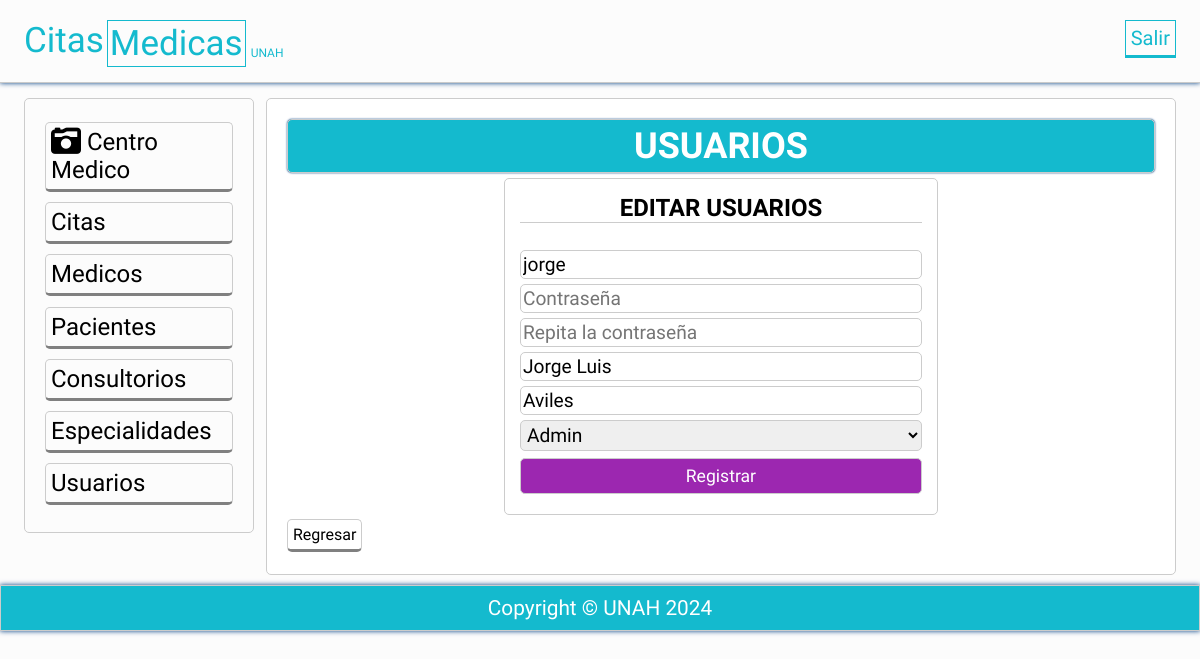
The page /actualizarusuario.php?id=6 (signed in) on the database its author committed.
### tables this page shows
CREATE TABLE `usuarios` (
  `id` int(11) NOT NULL,
  `usuario` varchar(20) NOT NULL,
  `pass` varchar(200) DEFAULT NULL,
  `nombres` varchar(50) NOT NULL,
  `apellidos` varchar(50) NOT NULL,
  `Roll` varchar(15) NOT NULL
);

### actualizarusuario.php (called while the page is built, shortened)
<?php session_start();
require 'funciones.php';
try{
	$conexion = new PDO('mysql:host=localhost;dbname=centromedico','root','');
}catch(PDOException $e){
	echo "ERROR: " . $e->getMessge();
	die();
}
if($_SERVER['REQUEST_METHOD']=='POST'){
	$id = limpiarDatos($_POST['id']);
	$usuario = limpiarDatos($_POST['usuario']);
	$password = limpiarDatos($_POST['password']);
	$password2 = limpiarDatos($_POST['password2']);
	$nombres = limpiarDatos($_POST['nombres']);
	$apellidos = limpiarDatos($_POST['apellidos']);
	$roll = limpiarDatos($_POST['roll']);
	$statement = $conexion->prepare(
		"UPDATE usuarios
		SET nombres =:nombres,
		apellidos =:apellidos,
		usuario =:usuario,
		roll =:roll
		WHERE id = :id");
	$statement ->execute(array(
		':nombres'=>$nombres,
		':apellidos'=>$apellidos,
		':usuario'=>$usuario,
		':roll'=>$roll,
		':id'=> $id
	));
	header('Location: usuarios.php');
}else{
	$id_usuario = id_numeros($_GET['id']);
	$user = obtenerUser_id($conexion,$id_usuario);
	$user =$user[0];
}
require 'vista/actualizarusuario.php';

### funciones.php (called while the page is built, shortened)
<?php
	function limpiarDatos($datos){
		$datos = trim($datos);
		$datos = stripslashes($datos);
		$datos = htmlspecialchars($datos);
		return $datos;
	}
	function id_numeros($id){
		return (int)limpiarDatos($id);
	}
    function obtenerUser_id($conexion,$id){
        $resultado = $conexion->query("SELECT * FROM usuarios WHERE id = $id LIMIT 1");
		$resultado = $resultado->fetchall();
		return ($resultado) ? $resultado : false;
    }
?>

### vista/actualizarusuario.php (the view, shortened to what this page needs)
<?php include 'plantillas/header.php'; ?>
	<section class="main">
		<div class="wrapp">
			<?php include 'plantillas/nav.php'; ?>
				<article>
					<div class="mensaje">
						<h2>USUARIOS</h2>
					</div>
					<form action="<?php echo htmlspecialchars($_SERVER['PHP_SELF']) ?>" method="post">
                        <h2>EDITAR USUARIOS</h2><br/>
                        <input type="text" name="usuario" placeholder="Usuario" value="<?php echo $user['usuario'];?>" autofocus/>
                        <input type="text" name="password" placeholder="Contraseña"/>
                        <input type="text" name="password2" placeholder="Repita la contraseña"/>
                        <input type="text" name="nombres" placeholder="Nombres" value="<?php echo $user['nombres'];?>"/>
                        <input type="text" name="apellidos" placeholder="Apellidos" value="<?php echo $user['apellidos'];?>"/>
                        <select name="roll">
                            <option value="admin">Admin</option>
                        </select>
                        <input type="submit" value="Registrar" />
                     </form>
                    <a class="btn-regresar" href="usuarios.php">Regresar</a>
				</article>
	</section>
<?php include 'plantillas/footer.php'; ?>
</body>
</html>
</html>

### css/estilos.css (style rules this page uses)
* { -webkit-box-sizing: border-box; -moz-box-sizing: border-box; box-sizing: border-box; margin:0px; padding:0px; font-family: 'Antic', sans-serif; }
body { background: rgba(0,0,0,.01); color:#000; }
.wrapp { padding: 0% 2%; width:100%; margin:auto; overflow: hidden; }
.mensaje { background: #14BACE; padding:5px; color:#fff; border-radius:5px; text-align: center; font-size: 1.5em; margin-bottom: 5px; box-shadow: 0 0px 2px #013D82 !important; }
article a { display:block; font-weight: normal; }
article .btn-regresar { display:inline-block; border: 1px solid #ccc; border-bottom: 3px solid gray; color:black; font-weight: normal; }
article { margin: 10px 0px; margin-left:1%; float: left; width: 79%; padding:20px; background: rgb(255, 255, 255); border-radius:5px; }
article,aside, .mensaje { border:1px solid #ccc; }
form h2 { font-color: #000; }
form { max-width: 50%; margin: 2px auto; border:1px solid #ccc; padding: 15px; text-align: left; border-radius:5px; }
form input, form textarea, form select { border: 0; outline: 0; padding: 2px; -moz-border-radius: 5px; -webkit-border-radius: 5px; border-radius: 5px; width: 100%; border:1px solid #ccc; margin-bottom: 5px; font-size: 1.2em; }
form [type="submit"] { cursor: pointer; position: relative; display: inline-block; margin-top: 2px; padding: 0.40em 1.5em; background: #9C27B0; text-decoration: none; font-size: 1.1em; color: #FFF; width: 100%; text-align: center; }
.wrapp form h2 { margin-bottom: 8px; text-align: center; border-bottom:1px solid #ccc; }
article a { margin: 2px 0px; display:inline-block; padding: 5px; color: white; border-radius:5px; cursor:pointer; border-bottom: 3px solid rgba(0, 0, 0,.5); width:auto; text-decoration:none; text-align:center; position: relative; }
footer li,a { text-decoration: none; color: #fff; }

### rows shown on the page
usuarios: usuario "jorge", nombres "Jorge Luis", apellidos "Aviles"
